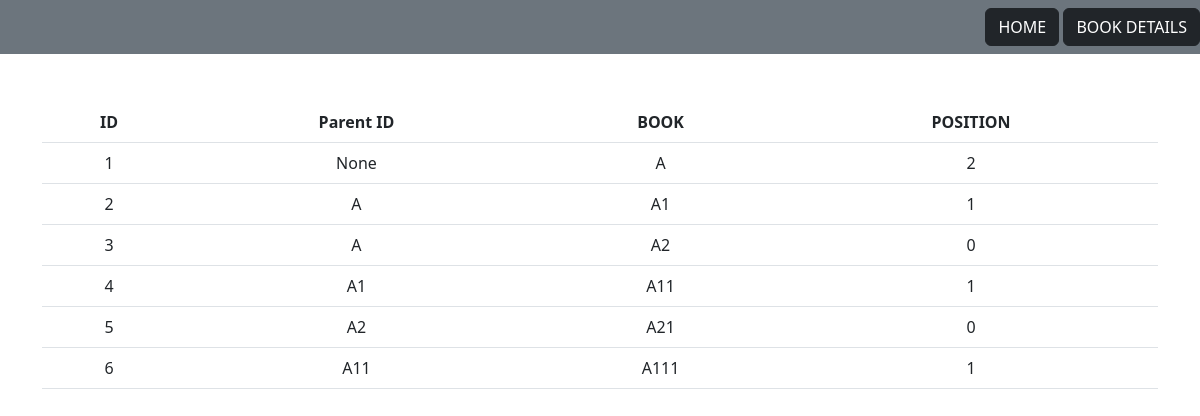
/table, run on an earlier commit of the app's database.
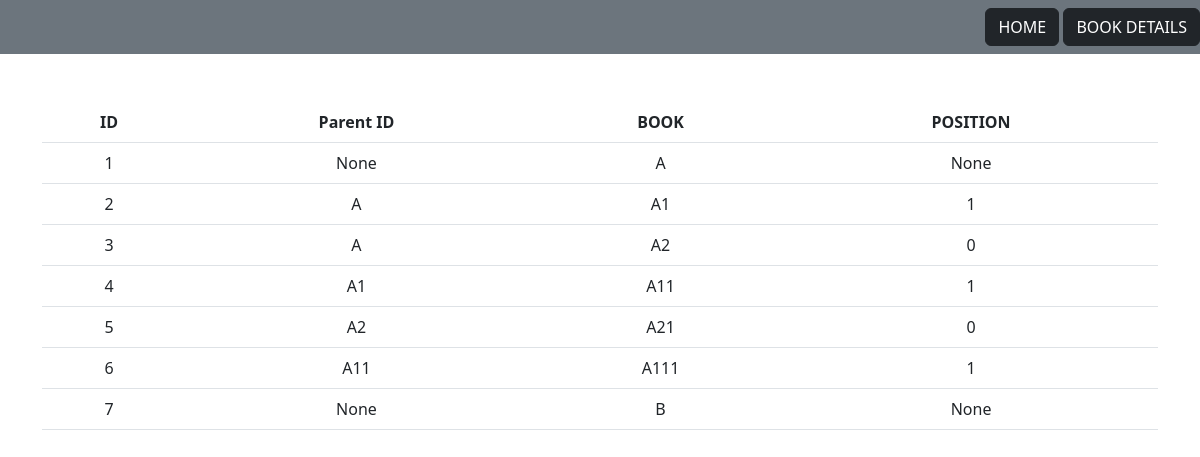
And on a later commit of the database.
### tree/models.py (models this page shows)
class Book(MPTTModel):
    LEFT = 0
    RIGHT = 1
    POSITION_CHOICES = (
                     (LEFT, 'left'),
                     (RIGHT, 'right'),
                     )
    title = models.CharField(max_length=300,blank=True)
    description=models.CharField(max_length=300,blank=True)
    position =models.IntegerField(choices=POSITION_CHOICES,null=True,blank=True)
    parent = TreeForeignKey('self',null=True,blank=True,related_name='children' , on_delete=models.CASCADE)
    def __str__(self):
        return self.title

### tree/views.py (the view)
# urls.py: path('table',views.table_view,name='table'),
def table_view(request):
    books=Book.objects.all()
    context={'books':books}
    return render(request, 'book/table.html',context)

### templates/book/table.html
{% extends 'base.html' %}
{% load static %}
{% block content %}
<table class="table" id="">
    <thead>
        <tr>
            <th>ID</th>
            <th>Parent ID</th>
            <th>BOOK</th>
            <th>POSITION</th>
        </tr>
    </thead>
    <tbody>
        {%for book in books%}
        <tr>
            <td>{{book.id}}</td>
            <td>{{book.parent}}</td>
            <td>{{book.title}}</td>
            <td>{{book.position}}</td>
        </tr>
        {%endfor%}
    </tbody>
</table>
{% endblock %}

### templates/base.html (shortened to what this page needs)
<!DOCTYPE html>
{% load static %}
<html lang="en">
    <head>
        <link href="https://cdn.jsdelivr.net/npm/bootstrap@5.2.2/dist/css/bootstrap.min.css" rel="stylesheet">
        <link rel="stylesheet" href="https://cdnjs.cloudflare.com/ajax/libs/font-awesome/6.2.0/css/all.min.css">
    </head>
    <body>
        <nav class="navbar navbar-success bg-secondary">
            <div class="ms-auto">
                <div class="dropdown">
                    <a href="/" class="btn btn-dark">HOME</a>
                  <a href="{% url 'table' %}" class="btn btn-dark">BOOK DETAILS</a>
            </div>
        </nav>
        <div class="my-5 text-center container">
                {% block content %}
                {% endblock %}
              </div>
     </body>
</html>

What changed in the data, as far as the page shows it:
changed Book id 1: position "2" → "None"
added Book: id "7", parent "None", title "B", position "None"
